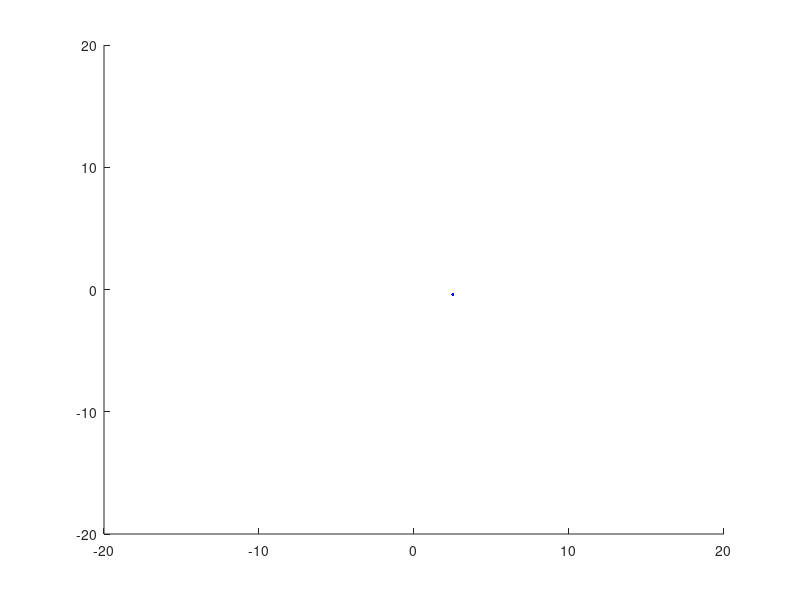

Recreate this plot in MATLAB. (Note: this script raises an error after producing the figure.)
%
% Author Patric Jensfelt
%
clear
figure(1)
clf

displayCorrelations = 1

% Sampling rate
dT = 0.1;

%% True model parameters
% Commanded speed in vehicle frame, corresponding to moving in 
% a circle of radius 5m
vx = 0.5;
vy = 0;
yawrate = 0.1;

% Process noise
xStd = 1e-9;
yStd = 1e-9;
yawStd = 1e-9;
vxStd = 0.001;
vyStd = 0.001;
yawrateStd = 0.001;

% Measurement noise
xMeasStd = 1;
yMeasStd = 1;

%% Filter model parameters
% Commanded speed in vehicle frame
vxF = 0.5;
vyF = 0;
yawrateF = 0.1;

% Process noise
xStdF = 1e-9;
yStdF = 1e-9;
yawStdF = 1e-9;
vxStdF = 0.001;
vyStdF = 0.001;
yawrateStdF = 0.001;

% Measurement noise
xMeasStdF = 1;
yMeasStdF = 1;

%% Run simulation

% Display handles to
h = [];

axis(20*[-1 1 -1 1])

% True state generated at random pose in 5m disc
startRadius = 5*rand(1,1);
startBearing = 2*pi*rand(1,1);
xt=startRadius*cos(startBearing); 
yt=startRadius*sin(startBearing); 
yawt=2*pi*rand(1,1);

% Initialize the estimate at 0,0,0 
X0 = zeros(3,1); % State estimate
P0 = 1e6*eye(3); % State covariance matrix

X = X0;
P = P0;

iter = 0;

% To experiment with what happens to the filter when we have no information 
% about the motion and the input is just noise
driveByPureNoise = 0
if driveByPureNoise
    vxF = 0;
    vyF = 0;
    yawrateF = 0;
    xStdF = 0.1;
    yStdF = 0.1;
    yawStdF = 0.1;
end

run = 1
while (run)
    
    % Noise command signals
    vxPN = (vx + vxStd*randn(1,1));
    vyPN = (vy + vyStd*randn(1,1));

    % Update true pose which includes some noise ontop of the commanded signals
    xt = xt + vxPN*dT*cos(yawt) - vyPN*dT*sin(yawt) + xStd*randn(1,1);
    yt = yt + vxPN*dT*sin(yawt) + vyPN*dT*cos(yawt) + yStd*randn(1,1);
    yawt = yawt + (yawrate + yawrateStd*randn(1,1))*dT + yawStd*randn(1,1);

    %%%%%%%%%%%%%%%%%%%%%%%%%%%%%%%%%%%%%%%%%%%%%%%%%%
    % Predict motion x=f(x)h
    X(1) = X(1) + vxF*dT*cos(X(3)) - vyF*dT*sin(X(3));
    X(2) = X(2) + vxF*dT*sin(X(3)) + vyF*dT*cos(X(3));
    X(3) = X(3) + yawrateF*dT;

    % Jacobian of system dynamics "f(x)" w.r.t. to state variables
    A = [ [ 1, 0, -vxF*dT*sin(X(3))-vyF*dT*cos(X(3))];
          [ 0, 1, vxF*dT*cos(X(3))-vyF*dT*sin(X(3))];
          [ 0, 0, 1] ];

    % Jacibian of system dynamics "f(x)" w.r.t. the noise variables with std
    % xStd, yStd, yawStd, vxStd, vyStd, yawrateStd
    W = [1 0 0 dT*cos(X(3)) -dT*sin(X(3)) 0; 0 1 0 dT*sin(X(3)) dT*cos(X(3)) 0; 0 0 1 0 0 dT];
    Q = (diag([xStdF yStdF yawStdF vxStdF vyStdF yawrateStdF])).^2;

    % Update state covariance matrix
    P = A*P*A' + W*Q*W';

    %%%%%%%%%%%%%%%%%%%%%%%%%%%%%%%%%%%%%%%%%%%%%%%%%%
    % Measurement update assuming a measurement (x,y) = h(x)

    % Generate measurements from h(x)
    xMeas = xt + xMeasStd*randn(1,1);
    yMeas = yt + yMeasStd*randn(1,1);

    % Jacobian of the measurement function "h(x)"
    H = [1 0 0; 0 1 0];
    innov = [xMeas - X(1);yMeas - X(2)];
    R = (diag([xMeasStdF yMeasStdF])).^2;

    % Kalman filte rmeasurement update
    K = P*H'*inv(H*P*H' + R);
    X = X + K*innov;
    P = (eye(3) - K*H)*P;

    if ~isempty(h)
        delete(h);
    end
    hold on
    h = [plot(X(1,:),X(2,:),'b.') display_robot(xt,yt,yawt,'k',1)];
    h = [h plot(xMeas, yMeas,'xm')];
    h = [h plot_2dgauss(X(1:2), P(1:2,1:2), 'b', true)];
    dirLen = 2.5;
    h = [h plot([X(1)+[0 dirLen*cos(X(3))]], [X(2)+[0 dirLen*sin(X(3))]],'b')];
    h = [h plot([X(1)+[0 dirLen*cos(X(3)+3*sqrt(P(3,3)))]], [X(2)+[0 dirLen*sin(X(3)+3*sqrt(P(3,3)))]],'b')];
    hold off
    drawnow;
    
    if displayCorrelations
        figure(2)
        imagesc(P)
        title('Covariance matrix P')
        figure(1)

        if iter == 0
            disp('')
            disp('')
            disp('Make sure that the two figures are visible and do not overlap')
            disp('Press ENTER to start continue')
            pause
        end
    end
    
    iter = iter + 1;
end





